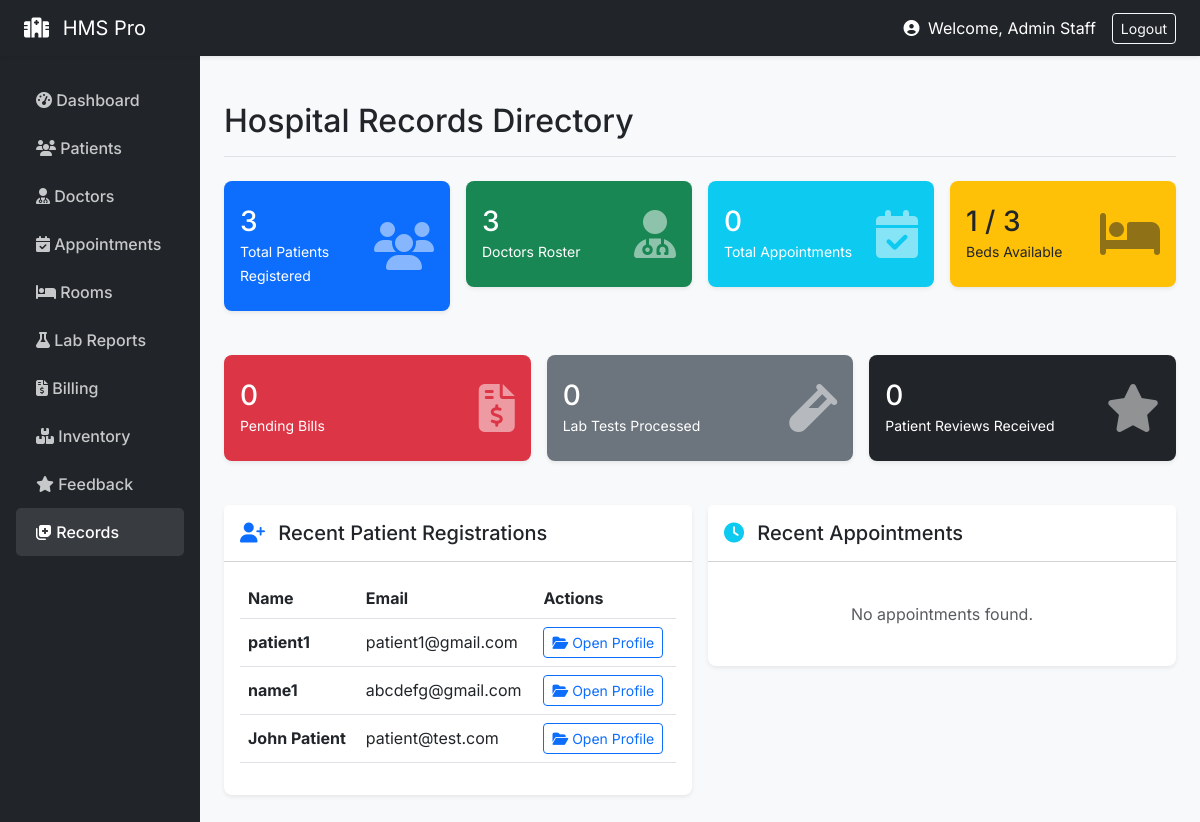
The page /staff/records (signed in) on the database its author committed.
### models/__init__.py (models this page shows, shortened)
class User(UserMixin, db.Model):
    id = db.Column(db.Integer, primary_key=True)
    email = db.Column(db.String(120), unique=True, nullable=False)
    name = db.Column(db.String(100), nullable=False)
    role = db.Column(db.String(20), nullable=False)
    password_hash = db.Column(db.String(200), nullable=False)
    age = db.Column(db.Integer)
    gender = db.Column(db.String(10))
    staff_role = db.Column(db.String(50))
    department = db.Column(db.String(50))
    staff_id = db.Column(db.String(20))
    created_at = db.Column(db.DateTime, default=datetime.utcnow)

### routes/staff.py (the view)
@staff_bp.route('/records')
def records():
    total_patients    = User.query.filter_by(role='patient').count()
    total_doctors     = User.query.filter_by(role='staff', staff_role='Doctor').count()
    total_appointments = Appointment.query.count()
    available_rooms   = Room.query.filter_by(status='Vacant').count()   # CHANGE STATUS VALUE HERE
    total_rooms       = Room.query.count()
    pending_bills     = Invoice.query.filter_by(status='Unpaid').count()
    total_lab         = LabReport.query.count()
    total_inventory   = Inventory.query.count()
    total_feedback    = Feedback.query.count()
    recent_appointments = Appointment.query.order_by(Appointment.created_at.desc()).limit(10).all()
    recent_patients     = User.query.filter_by(role='patient').order_by(User.created_at.desc()).limit(5).all()
    return render_template('records.html',
                           total_patients=total_patients,
                           total_doctors=total_doctors,
                           total_appointments=total_appointments,
                           available_rooms=available_rooms,
                           total_rooms=total_rooms,
                           pending_bills=pending_bills,
                           total_lab=total_lab,
                           total_inventory=total_inventory,
                           total_feedback=total_feedback,
                           recent_appointments=recent_appointments,
                           recent_patients=recent_patients)

### models/__init__.py (called while the page is built)
@login_manager.user_loader
def load_user(user_id):
    return User.query.get(int(user_id))

### routes/staff.py (called while the page is built)
def staff_required(f):
    @wraps(f)
    def decorated_function(*args, **kwargs):
        if current_user.role != 'staff':
            flash('Staff access only', 'danger')
            return redirect(url_for('auth.login'))
        return f(*args, **kwargs)
    return decorated_function

@staff_bp.before_request
@login_required
@staff_required
def before_request():
    pass

### templates/records.html (shortened to what this page needs)
{% extends "base.html" %}
{% block page_title %}Hospital Records Directory{% endblock %}
{% block content %}
<div class="row g-3 mb-4">
    <div class="col-md-3">
        <div class="card border-0 bg-primary text-white shadow-sm">
            <div class="card-body d-flex justify-content-between align-items-center py-4">
                <div>
                    <h3 class="mb-0">{{ total_patients }}</h3>
                    <small>Total Patients Registered</small>
                </div>
                <i class="fas fa-users fa-3x opacity-50"></i>
            </div>
        </div>
    </div>
    <div class="col-md-3">
        <div class="card border-0 bg-success text-white shadow-sm">
            <div class="card-body d-flex justify-content-between align-items-center py-4">
                <div>
                    <h3 class="mb-0">{{ total_doctors }}</h3>
                    <small>Doctors Roster</small>
                </div>
                <i class="fas fa-user-md fa-3x opacity-50"></i>
            </div>
        </div>
    </div>
    <div class="col-md-3">
        <div class="card border-0 bg-info text-white shadow-sm">
            <div class="card-body d-flex justify-content-between align-items-center py-4">
                <div>
                    <h3 class="mb-0">{{ total_appointments }}</h3>
                    <small>Total Appointments</small>
                </div>
                <i class="fas fa-calendar-check fa-3x opacity-50"></i>
            </div>
        </div>
    </div>
    <div class="col-md-3">
        <div class="card border-0 bg-warning text-dark shadow-sm">
            <div class="card-body d-flex justify-content-between align-items-center py-4">
                <div>
                    <h3 class="mb-0">{{ available_rooms }} / {{ total_rooms }}</h3>
                    <small>Beds Available</small>
                </div>
                <i class="fas fa-bed fa-3x opacity-50"></i>
            </div>
        </div>
    </div>
</div>
<div class="row g-3 mb-4">
    <div class="col-md-4">
        <div class="card border-0 bg-danger text-white shadow-sm">
            <div class="card-body d-flex justify-content-between align-items-center py-4">
                <div>
                    <h3 class="mb-0">{{ pending_bills }}</h3>
                    <small>Pending Bills</small>
                </div>
                <i class="fas fa-file-invoice-dollar fa-3x opacity-50"></i>
            </div>
        </div>
    </div>
    <div class="col-md-4">
        <div class="card border-0 bg-secondary text-white shadow-sm">
            <div class="card-body d-flex justify-content-between align-items-center py-4">
                <div>
                    <h3 class="mb-0">{{ total_lab }}</h3>
                    <small>Lab Tests Processed</small>
                </div>
                <i class="fas fa-vial fa-3x opacity-50"></i>
            </div>
        </div>
    </div>
    <div class="col-md-4">
        <div class="card border-0 bg-dark text-white shadow-sm">
            <div class="card-body d-flex justify-content-between align-items-center py-4">
                <div>
                    <h3 class="mb-0">{{ total_feedback }}</h3>
                    <small>Patient Reviews Received</small>
                </div>
                <i class="fas fa-star fa-3x opacity-50"></i>
            </div>
        </div>
    </div>
</div>
<div class="row g-3">
    <div class="col-md-6">
        <div class="card shadow-sm border-0">
            <div class="card-header bg-white py-3">
                <h5 class="mb-0"><i class="fas fa-user-plus text-primary me-2"></i> Recent Patient Registrations</h5>
            </div>
            <div class="card-body">
                {% if recent_patients|length == 0 %}
                <p class="text-center text-muted my-4">No recent patients found.</p>
                {% else %}
                <div class="table-responsive">
                    <table class="table align-middle">
                        <thead>
                            <tr>
                                <th>Name</th>
                                <th>Email</th>
                                <th>Actions</th>
                            </tr>
                        </thead>
                        <tbody>
                            {% for patient in recent_patients %}
                            <tr>
                                <td><strong>{{ patient.name }}</strong></td>
                                <td>{{ patient.email }}</td>
                                <td>
                                    <a href="{{ url_for('staff.patient_records', patient_id=patient.id) }}" class="btn btn-sm btn-outline-primary">
                                        <i class="fas fa-folder-open"></i> Open Profile
                                    </a>
                                </td>
                            </tr>
                            {% endfor %}
                        </tbody>
                    </table>
                </div>
                {% endif %}
            </div>
        </div>
    </div>
    <div class="col-md-6">
        <div class="card shadow-sm border-0">
            <div class="card-header bg-white py-3">
                <h5 class="mb-0"><i class="fas fa-clock text-info me-2"></i> Recent Appointments</h5>
            </div>
            <div class="card-body">
                {% if recent_appointments|length == 0 %}
                <p class="text-center text-muted my-4">No appointments found.</p>
                {% endif %}
            </div>
        </div>
    </div>
</div>
{% endblock %}

### templates/base.html (shortened to what this page needs)
<!doctype html>
<html lang="en">
<head>
  <link href="https://cdn.jsdelivr.net/npm/bootstrap@5.3.0/dist/css/bootstrap.min.css" rel="stylesheet">
  <link rel="stylesheet" href="https://cdnjs.cloudflare.com/ajax/libs/font-awesome/6.4.0/css/all.min.css">
</head>
<body>
{% if current_user.is_authenticated %}
<nav class="navbar navbar-dark bg-dark sticky-top shadow-sm">
  <div class="container-fluid px-4">
    <a class="navbar-brand" href="/"><i class="fas fa-hospital me-2"></i> HMS Pro</a>
    <div class="d-flex align-items-center text-white">
      <span class="me-3">
        <i class="fas fa-user-circle me-1"></i> Welcome, {{ current_user.name }}
      </span>
      <a class="btn btn-outline-light btn-sm" href="{{ url_for('auth.logout') }}">Logout</a>
    </div>
  </div>
</nav>
{% endif %}
<div id="main-wrapper">
    {% if not current_user.is_authenticated %}
        <div class="container mt-5">
    {% else %}
        <div class="container-fluid">
            <div class="row">
                <nav class="col-md-2 d-none d-md-block sidebar px-3">
                    <ul class="nav flex-column">
                        {% if current_user.role == 'staff' %}
                            <li class="nav-item">
                                <a class="nav-link {{ 'active' if request.endpoint == 'staff.dashboard' else '' }}" href="{{ url_for('staff.dashboard') }}"><i class="fas fa-tachometer-alt"></i> Dashboard</a>
                            </li>
                            <li class="nav-item">
                                <a class="nav-link {{ 'active' if request.endpoint == 'staff.patients' else '' }}" href="{{ url_for('staff.patients') }}"><i class="fas fa-users"></i> Patients</a>
                            </li>
                            <li class="nav-item">
                                <a class="nav-link {{ 'active' if request.endpoint == 'staff.doctors' else '' }}" href="{{ url_for('staff.doctors') }}"><i class="fas fa-user-md"></i> Doctors</a>
                            </li>
                            <li class="nav-item">
                                <a class="nav-link {{ 'active' if request.endpoint == 'staff.appointments' else '' }}" href="{{ url_for('staff.appointments') }}"><i class="fas fa-calendar-check"></i> Appointments</a>
                            </li>
                            <li class="nav-item">
                                <a class="nav-link {{ 'active' if request.endpoint == 'staff.rooms' else '' }}" href="{{ url_for('staff.rooms') }}"><i class="fas fa-bed"></i> Rooms</a>
                            </li>
                            <li class="nav-item">
                                <a class="nav-link {{ 'active' if request.endpoint == 'staff.lab' else '' }}" href="{{ url_for('staff.lab') }}"><i class="fas fa-flask"></i> Lab Reports</a>
                            </li>
                            <li class="nav-item">
                                <a class="nav-link {{ 'active' if request.endpoint == 'staff.billing' else '' }}" href="{{ url_for('staff.billing') }}"><i class="fas fa-file-invoice-dollar"></i> Billing</a>
                            </li>
                            <li class="nav-item">
                                <a class="nav-link {{ 'active' if request.endpoint == 'staff.inventory' else '' }}" href="{{ url_for('staff.inventory') }}"><i class="fas fa-boxes"></i> Inventory</a>
                            </li>
                            <li class="nav-item">
                                <a class="nav-link {{ 'active' if request.endpoint == 'staff.feedback' else '' }}" href="{{ url_for('staff.feedback') }}"><i class="fas fa-star"></i> Feedback</a>
                            </li>
                            <li class="nav-item">
                                <a class="nav-link {{ 'active' if request.endpoint == 'staff.records' else '' }}" href="{{ url_for('staff.records') }}"><i class="fas fa-notes-medical"></i> Records</a>
                            </li>
                        {% endif %}
                    </ul>
                </nav>
                <main class="col-md-10 ms-sm-auto px-md-4 main-content">
                    <div class="d-flex justify-content-between flex-wrap flex-md-nowrap align-items-center pt-3 pb-2 mb-4 border-bottom">
                        <h1 class="h2">{% block page_title %}{% endblock %}</h1>
                    </div>
    {% endif %}
    {% block content %}{% endblock %}
    {% if current_user.is_authenticated %}
                </main>
            </div>
        </div>
    {% else %}
        </div>
    {% endif %}
</div>
</body>
</html>

### templates/base.html (style rules this page uses)
body { background-color: #f8f9fa; font-family: 'Inter', sans-serif; }
.sidebar { min-height: 100vh; background-color: #212529; color: white; padding-top: 20px; }
.sidebar .nav-link { color: rgba(255,255,255,.75); padding: 12px 20px; font-weight: 500; }
.sidebar .nav-link:hover, .sidebar .nav-link.active { color: white; background-color: rgba(255,255,255,.1); border-radius: 5px; }
.main-content { padding: 30px; }
.card { box-shadow: 0 0.125rem 0.25rem rgba(0,0,0,.075); border: none; border-radius: 0.5rem; margin-bottom: 20px; }

### rows shown on the page
User: name "Admin Staff"
User: name "patient1", email "patient1@gmail.com"
User: name "name1", email "abcdefg@gmail.com"
User: name "John Patient", email "patient@test.com"

### other values the page prints
{{ total_patients }} "3"
{{ total_doctors }} "3"
{{ total_appointments }} "0"
{{ available_rooms }} "1"
{{ total_rooms }} "3"
{{ pending_bills }} "0"
{{ total_lab }} "0"
{{ total_feedback }} "0"
